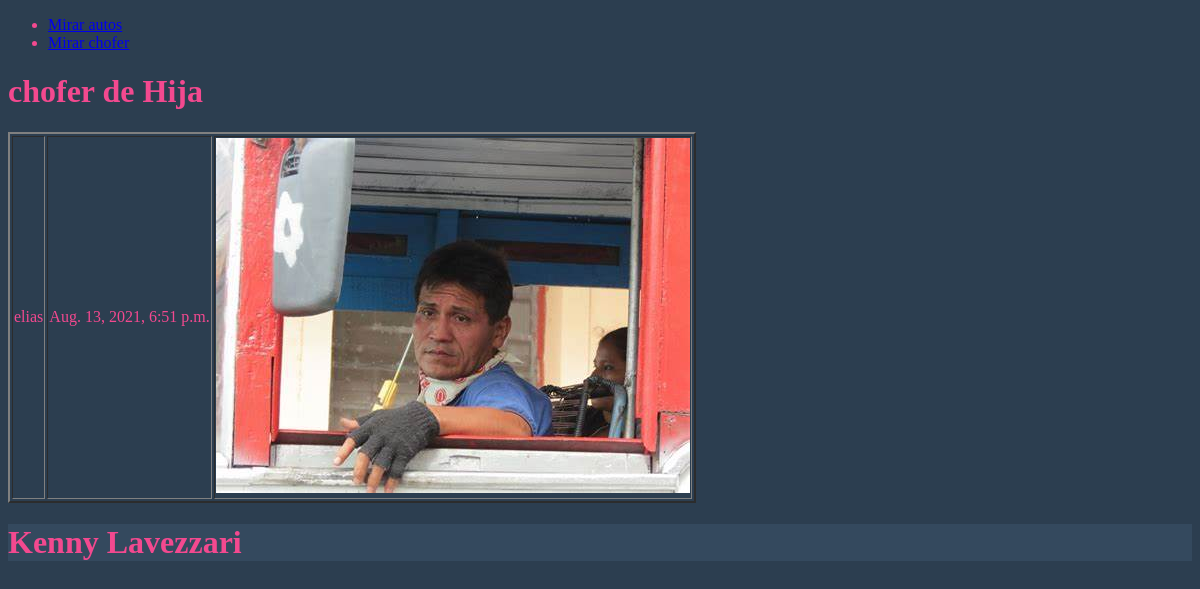
/chofer, run on the app's committed database.
### core/models.py (models this page shows, shortened)
class chofer(models.Model):
    nombre=models.CharField(max_length=100)
    foto = models.ImageField(upload_to="imagenes")
    contentenido = models.TextField()
    fecharegistro=models.DateTimeField(auto_now=True)

### core/views.py (the view)
# urls.py: path('chofer', views.choferview, name='chofer'),
def choferview(request):
    objetos= chofer.objects.all()
    return render(request,'chofer.html',{'valores':objetos})

### core/templates/chofer.html (shortened to what this page needs)
{% extends 'base.html' %}
{% block contenidohijas %}
<h1>chofer de Hija </h1>
{% for Presenta in valores  %}
    <TABLE BORDER="2">
	<TR>
		<TD>{{ Presenta.nombre}}</TD>
        <TD>{{ Presenta.fecharegistro }}</TD>
        <TD> <img src="{{ Presenta.foto.url}}" alt="Imagen No Cargada1"></TD>
	</TR>
</TABLE>
{% endfor %}
{% endblock %}

### core/static/core/css/estilos.css (style rules this page uses)
body { background: #2c3e50; color:#f3498f; }

### data on the page
chofer: nombre "elias", fecharegistro "Aug. 13, 2021, 6:51 p.m.", foto (picture)
